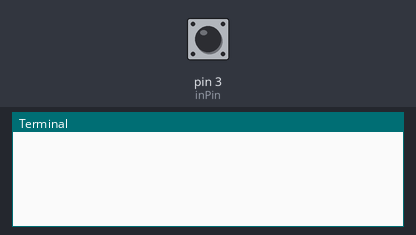
The program below on a simulated Raspberry Pi (header pin numbers). Shown: the last lines printed to the terminal. The inputs (shaded band) are chosen by the test bench; at power-on: pin 3 (inPin) HIGH.

Above: at 1.2 s.
1.3 s: pin 3 (inPin) pulled LOW for 0.15 s
At 2.4 s:
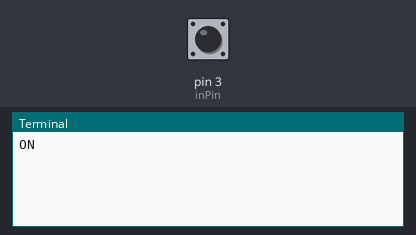
2.9 s: pin 3 (inPin) pulled LOW for 1 s
At 4.8 s:
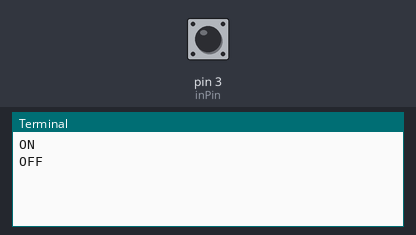

The program:

button_listener.py
```python
from time import sleep
import RPi.GPIO as GPIO
from toggle_relay import toggle_relay

delay = 0.2
inPin = 3

GPIO.setmode(GPIO.BOARD)
GPIO.setup(inPin, GPIO.IN, pull_up_down=GPIO.PUD_UP)

buttonState = 1
buttonStateOld = 1
printState = False

try:
	while True:
		buttonState = GPIO.input(inPin)
		if buttonState == 1 and buttonStateOld == 0:
			printState = toggle_relay(printState)
			buttonStateOld = buttonState
			sleep(delay)
		else:
			buttonStateOld = buttonState

except KeyboardInterrupt:
	GPIO.cleanup()
	print("GPIO cleaned")
```

toggle_relay.py
```python
def toggle_relay(state):
        state = not state
        if state:
                print("ON")
        else:
                print("OFF")
        return state
```

Measured:
- after the input at 1.3 s, the terminal: prints a new line after 0.15 s (image 1)
- after the input at 2.9 s, the terminal: prints a new line after 1.0 s (image 2)
